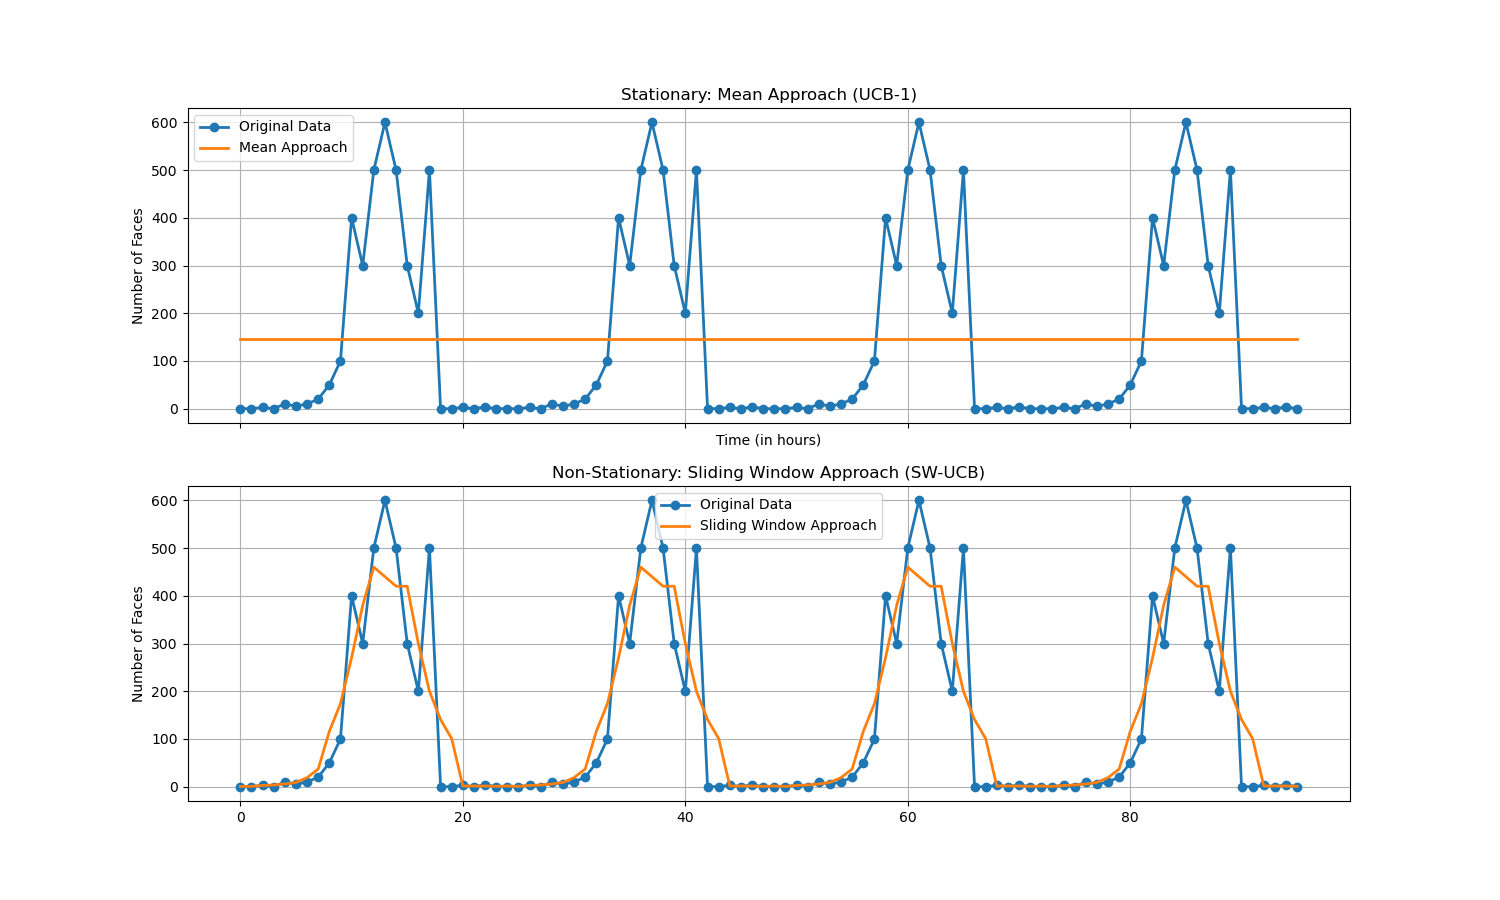

The script that saved this image:
import matplotlib.pyplot as plt
import numpy as np

def mean_approach(data):
    return np.mean(data)

def sliding_window_approach(data, window_size=5):
    return np.convolve(data, np.ones(window_size)/window_size, mode='same')

def discounted_ucb_approach(data, discount_factor=0.9):
    ucb_values = np.zeros_like(data, dtype=float)
    for t in range(1, len(data)):
        ucb_values[t] = data[t] + np.sqrt((1 - discount_factor) * np.log(t) / (t * discount_factor ** t))
    return ucb_values

# Example data (replace with your own data)
timesteps = np.arange(0, 24 * 4, 1)
days = 4

# Repeat the people_count data for 4 days
people_count = np.array([0, 0, 3, 0, 10, 5, 10, 20, 50, 100, 400, 300, 500, 600, 500, 300, 200, 500, 0, 0, 3, 0, 4, 0])
people_count = np.tile(people_count, days)

mean_line = mean_approach(people_count)
sliding_window_line = sliding_window_approach(people_count, window_size=5)
discounted_ucb_line = discounted_ucb_approach(people_count, discount_factor=0.9)

fig, axs = plt.subplots(2, 1, figsize=(15, 9), sharex=True)

axs[0].plot(timesteps, people_count, marker='o', linewidth=2, label='Original Data')
axs[0].plot(timesteps, mean_line * np.ones_like(timesteps), linewidth=2, label='Mean Approach')
axs[0].set_title("Stationary: Mean Approach (UCB-1)")
axs[0].set_ylabel("Number of Faces")
axs[0].set_xlabel("Time (in hours)")
axs[0].legend()
axs[0].grid(True)

axs[1].plot(timesteps, people_count, marker='o', linewidth=2, label='Original Data')
axs[1].plot(timesteps, sliding_window_line, linewidth=2, label='Sliding Window Approach')
axs[1].set_title("Non-Stationary: Sliding Window Approach (SW-UCB)")
axs[1].set_ylabel("Number of Faces")
axs[0].set_xlabel("Time (in hours)")
axs[1].legend()
axs[1].grid(True)

plt.savefig('presentation4.png')
plt.show()
